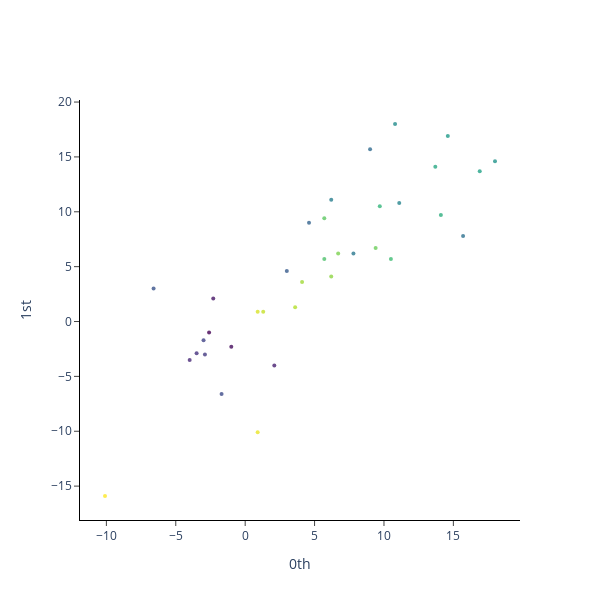

Notebook code cell kept with this figure:
### Code cell
plot_point_cloud(example)

### Figure 1 — Plotly figure (JSON) as saved in the notebook; plotly's stock layout.template omitted (floating-point values rounded to 4 significant figures)
{"data": [{"marker": {"color": [0, 1, 2, 3, 4, 5, 6, 7, 8, 9, 10, 11, 12, 13, 14, 15, 16, 17, 18, 19, 20, 21, 22, 23, 24, 25, 26, 27, 28, 29, 30, 31, 32, 33, 34, 35], "colorscale": [[0, "#440154"], [0.1111, "#482878"], [0.2222, "#3e4989"], [0.3333, "#31688e"], [0.4444, "#26828e"], [0.5556, "#1f9e89"], [0.6667, "#35b779"], [0.7778, "#6ece58"], [0.8889, "#b5de2b"], [1, "#fde725"]], "opacity": 0.8, "size": 4}, "mode": "markers", "type": "scatter", "x": [-2.6, -1, -2.3, 2.1, -4, -3.5, -2.9, -3, -1.7, -6.6, 3, 4.6, 9, 15.7, 7.8, 6.2, 11.1, 10.8, 18, 14.6, 16.9, 13.7, 14.1, 9.7, 10.5, 5.7, 5.7, 9.4, 6.7, 6.2, 4.1, 3.6, 1.3, 0.9, 0.9, -10.1], "y": [-1, -2.3, 2.1, -4, -3.5, -2.9, -3, -1.7, -6.6, 3, 4.6, 9, 15.7, 7.8, 6.2, 11.1, 10.8, 18, 14.6, 16.9, 13.7, 14.1, 9.7, 10.5, 5.7, 5.7, 9.4, 6.7, 6.2, 4.1, 3.6, 1.3, 0.9, 0.9, -10.1, -15.9]}], "layout": {"height": 600, "plot_bgcolor": "white", "width": 600, "xaxis": {"anchor": "x", "exponentformat": "e", "linecolor": "black", "linewidth": 1, "mirror": false, "showexponent": "all", "showline": true, "side": "bottom", "ticks": "outside", "title": {"text": "0th"}, "type": "linear", "zeroline": true}, "yaxis": {"anchor": "y", "exponentformat": "e", "linecolor": "black", "linewidth": 1, "mirror": false, "showexponent": "all", "showline": true, "side": "left", "ticks": "outside", "title": {"text": "1st"}, "type": "linear", "zeroline": true}}}
